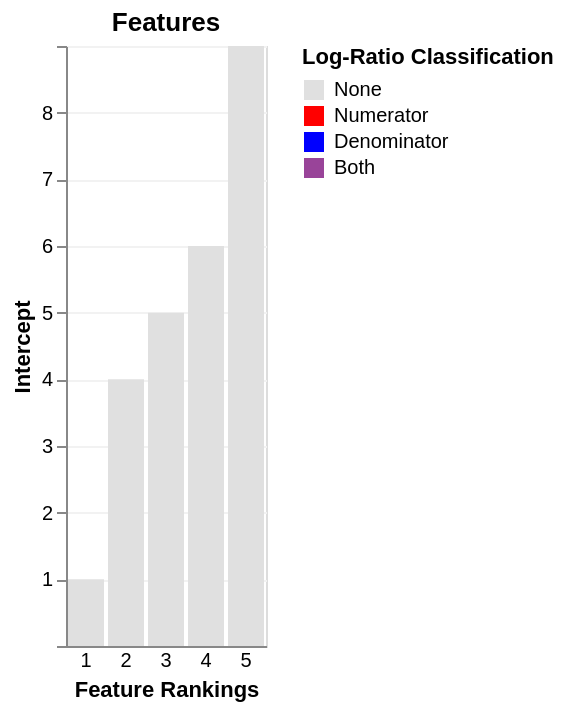

Source (Vega-Lite JSON):
### Vega-Lite specification from a JSON file in a GitHub repository (floating-point values rounded to 4 significant figures)
{"$schema": "https://vega.github.io/schema/vega-lite/v5.json", "autosize": {"resize": true}, "background": "#FFFFFF", "config": {"axis": {"gridColor": "#f2f2f2", "labelBound": true}, "mark": {}, "view": {}}, "data": {"name": "data-ceb3e53dd82dc2b785cc2ba76931c96b"}, "datasets": {"data-ceb3e53dd82dc2b785cc2ba76931c96b": [{"Feature ID": "Taxon1", "Intercept": 5.0, "Rank 1": 6.0, "Rank 2": 7.0, "Rank 3": 0.0, "Rank 4": 4.0, "qurro_classification": "None", "qurro_spc": 5.0}, {"Feature ID": "Taxon2", "Intercept": 1.0, "Rank 1": 2.0, "Rank 2": 3.0, "Rank 3": 0.0, "Rank 4": 4.0, "qurro_classification": "None", "qurro_spc": 5.0}, {"Feature ID": "Taxon3", "FeatureMetadata1": "Yeet", "FeatureMetadata2": "100", "Intercept": 4.0, "Rank 1": 5.0, "Rank 2": 6.0, "Rank 3": 0.0, "Rank 4": 4.0, "qurro_classification": "None", "qurro_spc": 6.0}, {"Feature ID": "Taxon4", "Intercept": 9.0, "Rank 1": 8.0, "Rank 2": 7.0, "Rank 3": 0.0, "Rank 4": 4.0, "qurro_classification": "None", "qurro_spc": 6.0}, {"Feature ID": "Taxon5", "FeatureMetadata1": "null", "FeatureMetadata2": "lol", "Intercept": 6.0, "Rank 1": 5.0, "Rank 2": 4.0, "Rank 3": 0.0, "Rank 4": 4.0, "qurro_classification": "None", "qurro_spc": 2.0}], "qurro_feature_metadata_ordering": ["FeatureMetadata1", "FeatureMetadata2"], "qurro_rank_ordering": ["Intercept", "Rank 1", "Rank 2", "Rank 3", "Rank 4"], "qurro_rank_type": "Differential"}, "encoding": {"color": {"field": "qurro_classification", "scale": {"domain": ["None", "Numerator", "Denominator", "Both"], "range": ["#e0e0e0", "#f00", "#00f", "#949"]}, "title": "Log-Ratio Classification", "type": "nominal"}, "tooltip": [{"field": "qurro_x", "title": "Current Ranking", "type": "quantitative"}, {"field": "qurro_classification", "title": "Log-Ratio Classification", "type": "nominal"}, {"field": "qurro_spc", "title": "Sample Presence Count", "type": "quantitative"}, {"field": "Feature ID", "type": "nominal"}, {"field": "FeatureMetadata1", "type": "nominal"}, {"field": "FeatureMetadata2", "type": "nominal"}, {"field": "Intercept", "type": "quantitative"}, {"field": "Rank 1", "type": "quantitative"}, {"field": "Rank 2", "type": "quantitative"}, {"field": "Rank 3", "type": "quantitative"}, {"field": "Rank 4", "type": "quantitative"}], "x": {"axis": {"labelAngle": 0, "ticks": false}, "field": "qurro_x", "scale": {}, "title": "Feature Rankings", "type": "ordinal"}, "y": {"field": "Intercept", "type": "quantitative"}}, "mark": "bar", "title": "Features", "transform": [{"sort": [{"field": "Intercept", "order": "ascending"}], "window": [{"as": "qurro_x", "op": "row_number"}]}]}
